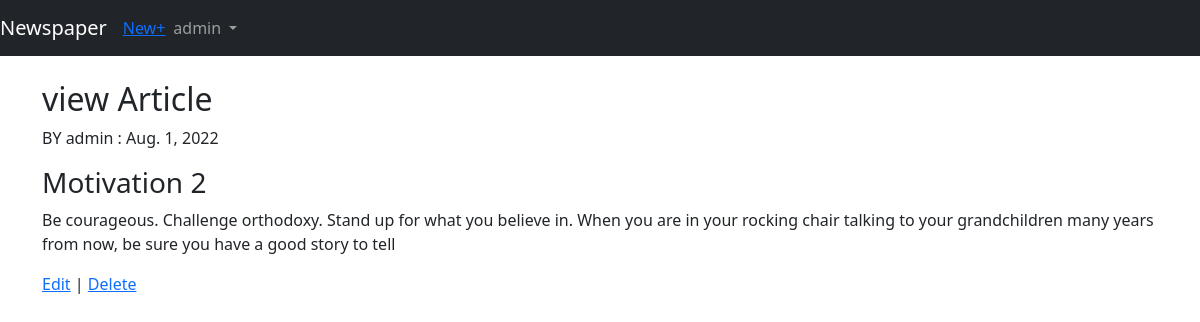
Screenshot of /article/2/ (signed in) with the database file from the repository.
### users/models.py (models this page shows)
class CustomUser(AbstractUser):
    age=models.PositiveIntegerField(null=True,blank=True)

### article/models.py (models this page shows, shortened)
class article(models.Model):
    title=models.CharField(max_length=200)
    body=models.TextField()
    auther=models.ForeignKey(get_user_model(),on_delete=models.CASCADE,)
    date=models.DateField(auto_now_add=True)

### article/views.py (the view)
# urls.py: path('<int:pk>/',articledetailsview.as_view(),name='article_derials'),
class articledetailsview(LoginRequiredMixin,DetailView):
    template_name='Detials.html'
    model= article
    login_url='login'

### templates/Detials.html (shortened to what this page needs)
{% extends 'base.html' %}
{% block content %}
<h2>view Article</h2>
<form action="" method="post">
    <p>BY {{article.auther}} : {{article.date}}</p>
    <h3>{{article.title}}</h3>
    <p>{{article.body}}</p>
    <a href="{% url 'article_Edit' article.pk %}">Edit</a> | <a href="{% url 'article_delete' article.pk %}">Delete</a>
</form>
{% endblock content %}

### templates/base.html (shortened to what this page needs)
<!DOCTYPE html>
<html lang="en">
<head>
    <link href="https://cdn.jsdelivr.net/npm/bootstrap@5.0.2/dist/css/bootstrap.min.css" rel="stylesheet">
</head>
<body>
    <nav class="navbar navbar-expand-md navbar-dark bg-dark mb-4">
        <a class="navbar-brand" href="{% url 'article_view' %}">Newspaper</a>
        <a href="{% url 'new_view' %}">New+</a>
    <div class="collapse navbar-collapse" id="navbarCollapse">
        {% if user.is_authenticated %}
            <ul class="navbar-nav ml-auto">
                <li class="nav-item">
                    <a class="nav-link dropdown-toggle" href="#" id="userMenu"
                        data-toggle="dropdown" aria-haspopup="true"
                        aria-expanded="false">
                        {{ user.username }}
                    </a>
                </li>
                <a class="dropdown-item" href="{% url 'logout' %}">Log Out</a>
                <a class="dropdown-item"href="{% url 'password_change'%}">Change password</a>
            </ul>
            {% endif %}
        </div>
    </nav>
    <div class="container">
        {% block content %}
        {% endblock content %}
    </div>
</body>
</html>

### rows the page displays
CustomUser: username "admin"
article: auther "admin", date "Aug. 1, 2022", title "Motivation 2", body "Be courageous. Challenge orthodoxy. Stand up for what you believe in. When you are in your rocking chair talking to your grandchildren many years from now, be sure you have a good story to tell"
